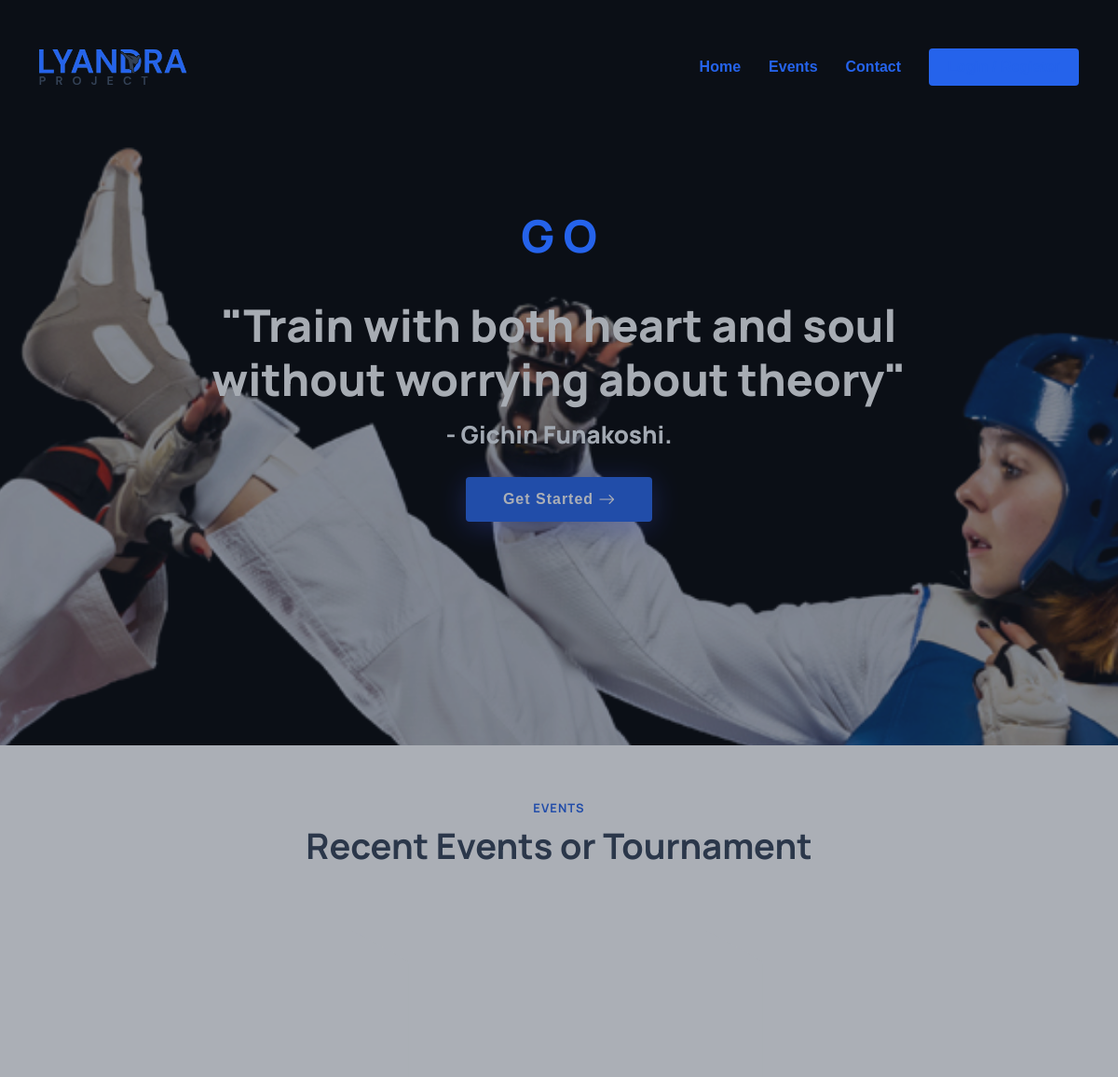
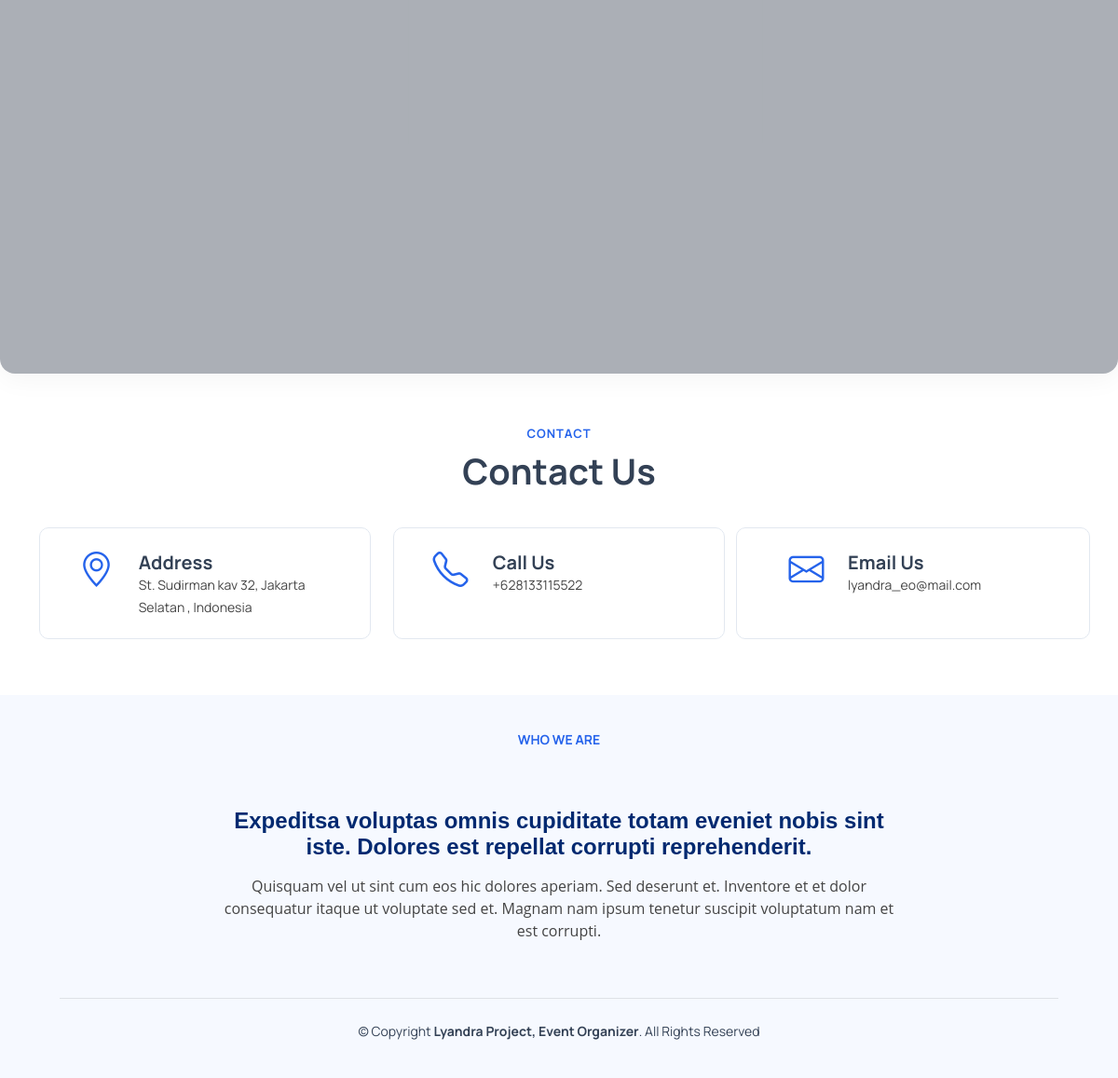
The page / on the database its author committed (2 pictures, top to bottom).
### tables this page shows
CREATE TABLE `about` (
  `id` int(10) NOT NULL,
  `email` varchar(255) DEFAULT NULL,
  `name` varchar(255) DEFAULT NULL,
  `phone` varchar(20) DEFAULT NULL,
  `address` text DEFAULT NULL,
  `about` text DEFAULT NULL
);

### application/controllers/HomepagePublic.php (called while the page is built, shortened)
<?php
class HomepagePublic extends CI_Controller
{
	function __construct()
	{
		$this->load->model('modelApp');
		$this->load->model('modelTournament');
		$this->load->helper('form');
		$this->load->helper('date');
		$this->load->helper('array');
		$this->load->library('form_validation');
		$this->load->helper('url');
		$this->load->helper('string');
		$this->load->helper('directory');
		$this->load->helper("file");
	}
	public function index()
	{
		$data['title'] 	 =  APP_NAME;
		$data['content'] = 'public/index';
		$data['item']  = $this->modelTournament->readAll();
		$this->load->view('master_public', $data);
	}
}

### index.php (called while the page is built, shortened)
<?php
require_once BASEPATH.'core/CodeIgniter.php';

### application/helpers/global_helper.php (called while the page is built, shortened)
<?php
function isLogin()
{
    $ci = &get_instance();
    return $ci->session->level != null;
}
function getCompanyData()
{
    $ci = &get_instance();
    return $ci->modelApp->findBy('about', 'id', '1');
}

### application/models/ModelTournament.php (called while the page is built, shortened)
<?php
class ModelTournament extends CI_Model
{
    function readAll()
    {
        $this->db->select('*');
        $this->db->from('tournament');
        $this->db->join('tournament_file', 'tournament.tournament_id = tournament_file.tournament_id','INNER');
        $this->db->join('tournament_condition', 'tournament.tournament_id = tournament_condition.tournament_id','INNER');
        return $this->db->get()->result_array();
    }
}

### application/models/ModelApp.php (called while the page is built, shortened)
<?php
class ModelApp extends CI_Model
{
    function findBy($table, $fieldName, $value)
    {
        $this->db->select('*');
        $this->db->from($table);
        $this->db->where($fieldName, $value);
        $query = $this->db->get();
        return $query->row_array();
    }
}

### application/views/public/index.php (the view, shortened to what this page needs)
<section id="events" class="events">
	<div class="container" data-aos="fade-up">
		<header class="section-header">
			<h2>Events</h2>
			<p>Recent Events or Tournament</p>
		</header>
		<div class="row mt-4 g-4 justify-content-center">
			<?php foreach ($item as $tourItem) : ?>
				<div class="col-lg-4" data-aos="flip-left">
					<div class="post-box">
						<div class="post-logo">
							<div class="overlay"></div>
						</div>
						<div class="post-img">
						</div>
						<span class="post-date">
						</span>
						<h3 class="post-title">
						</h3>
						<a href="javscript:void(0)" atid="<?= $tourItem['tournament_id']; ?>" class="stretched-link mt-auto readmore-event-trigger d-flex gx-2 align-items-center" data-bs-toggle="modal" data-bs-target="#eventDetailModal">
							<span class="me-2">Read More</span>
						</a>
					</div>
				</div>
			<?php endforeach; ?>
		</div>
	</div>
</section>
<section id="contact" class="contact">
	<div class="container" data-aos="fade-up">
		<header class="section-header">
			<h2>Contact</h2>
			<p>Contact Us</p>
		</header>
		<div class="row gy-4">
			<div class="container col-lg-12">
				<div class="row gy-4">
					<div class="col-md-4" data-aos="fade-down" data-aos-easing="ease-in-back" data-aos-delay="200" data-aos-offset="0">
						<div class="info-box d-flex flex-row justify-content-center">
							<div class="col-10 row">
								<div class="col-lg-2 col-2">
									<i class="bi bi-geo-alt"></i>
								</div>
								<div class="col-lg-10 col-10">
									<h3>Address</h3>
									<p><?= getCompanyData()['address']; ?></p>
								</div>
							</div>
						</div>
					</div>
					<div class="col-md-4" data-aos="fade-up" data-aos-easing="ease-in-back" data-aos-delay="400" data-aos-offset="0">
						<div class="info-box d-flex flex-row justify-content-center">
							<div class="col-10 row ">
								<div class="col-lg-2 col-2">
									<i class="bi bi-telephone"></i>
								</div>
								<div class="col-lg-10 col-10">
									<h3>Call Us</h3>
									<p><?= getCompanyData()['phone']; ?></p>
								</div>
							</div>
						</div>
					</div>
					<div class="col-md-4" data-aos="fade-down" data-aos-easing="ease-in-back" data-aos-delay="600" data-aos-offset="0">
						<div class="info-box row d-flex flex-row justify-content-center">
							<div class="col-10 row">
								<div class="col-lg-2 col-2">
									<i class="bi bi-envelope"></i>
								</div>
								<div class="col-lg-10 col-10">
									<h3>Email Us</h3>
									<p><?= getCompanyData()['email']; ?></p>
								</div>
							</div>
						</div>
					</div>
				</div>
			</div>
		</div>
	</div>
</section>
<section id="about" class="about">
	<div class="container-fluid" data-aos="fade-up">
		<div class="row gx-0">
			<div class="col-lg-12 d-flex flex-column justify-content-center" data-aos="fade-up" data-aos-delay="200">
				<div class="content row justify-content-center align-items-center">
					<div class="col-lg-8 text-center">
						<h3>Who We Are</h3>
						<h2 class="pt-5">
							<?= htmlspecialchars_decode(getCompanyData()['about']); ?>
						</h2>
					</div>
					<footer id="footer" class="footer">
						<div class="container">
							<div class="copyright row">
								<div class="col-md-12 border-top pt-4">
									&copy; Copyright <strong><span>Lyandra Project, Event Organizer</span></strong>. All Rights Reserved
								</div>
							</div>
						</div>
					</footer>
				</div>
			</div>
		</div>
	</div>
</section>

### application/views/master_public.php (shortened to what this page needs)
<!DOCTYPE html>
<html lang="en">
<head>
    <link href="<?php echo base_url() . 'assets/vendor/bootstrap/css/bootstrap.min.css'; ?>" rel="stylesheet">
    <link href="<?php echo base_url() . 'assets/vendor/bootstrap-icons/bootstrap-icons.css'; ?>" rel="stylesheet">
    <link href="<?php echo base_url() . 'assets/vendor/aos/aos.css'; ?>" rel="stylesheet">
    <link href="<?php echo base_url() . 'assets/vendor/remixicon/remixicon.css'; ?>" rel="stylesheet">
    <link href="<?php echo base_url() . 'assets/vendor/swiper/swiper-bundle.min.css'; ?>" rel="stylesheet">
    <link href="<?php echo base_url() . 'assets/vendor/glightbox/css/glightbox.min.css'; ?>" rel="stylesheet">
    <link href="<?php echo base_url() . 'assets/public_assets/css/style.css'; ?>" rel="stylesheet">
    <link href="<?php echo base_url() . 'assets/cms/css/vertical-layout-light/custom-tails.css'; ?>" rel="stylesheet">
</head>
<body class="body">
    <?php
    $this->load->view('partials/pub_header.php');
    $this->load->view('partials/pub_hero.php');
    ?>
    <main id="main">
        <?php $this->load->view($content); ?>
    </main>
</body>
</html>

### application/views/partials/pub_header.php (shortened to what this page needs)
<header id="header" class="header fixed-top">
    <div class="container-fluid container-xl d-flex align-items-center justify-content-between">
        <a href="index.html" class="logo d-flex align-items-center">
            <img src="<?= base_url() . 'assets/cms/images/app-img/lyandra_logo.svg'; ?>" height="50px"/>
        </a>
        <nav id="navbar" class="navbar">
            <ul>
                <li><a class="nav-link scrollto active" href="#hero">Home</a></li>
                <li><a class="nav-link scrollto" href="#events">Events</a></li>
                <li><a class="nav-link scrollto" href="#contact">Contact</a></li>
                <?php if (isLogin()) : ?>
                    <li class="dropdown">
                        <a href="javascript:void(0)">
                            <span><?= getUserData()['name']; ?></span> <i class="bi bi-chevron-down"></i>
                        </a>
                        <ul>
                            <li><a href="<?= base_url() . 'dashboard'; ?>">Dashboard</a></li>
                            <li><a href="<?= base_url() . 'auth/logout'; ?>">Logout</a></li>
                        </ul>
                    </li>
                <?php else : ?>
                    <li><a class="getstarted scrollto" href="<?= base_url() . 'auth'; ?>">Login / Register</a></li>
                <?php endif; ?>
            </ul>
        </nav>
    </div>
</header>

### application/views/partials/pub_hero.php (shortened to what this page needs)
<section id="hero" class="hero d-flex align-items-center">
    <div class="container">
        <div class="row align-items-center justify-content-center text-center">
            <h1 class="ml4 tex-center">
                <span class="letters letters-2">G O</span>
            </h1>
            <div class="col-lg-10 d-flex flex-column align-items-center text-center">
                <h1 data-aos="fade-down">
                    "Train with both heart and soul <br> without worrying about theory"
                </h1>
                <h2 data-aos="fade-up" data-aos-delay="600">
                    - Gichin Funakoshi.
                </h2>
                <div data-aos="fade-up" data-aos-delay="800">
                    <div class="text-center text-lg-start">
                        <a href="#events" class="btn-get-started scrollto d-inline-flex align-items-center justify-content-center align-self-center">
                            <span>Get Started</span>
                            <i class="bi bi-arrow-right"></i>
                        </a>
                    </div>
                </div>
            </div>
        </div>
    </div>
</section>

### rows shown on the page
about: address "St. Sudirman kav 32, Jakarta Selatan , Indonesia", phone "+628133115522", email "lyandra_eo@mail.com", about "Expeditsa voluptas omnis cupiditate totam eveniet nobis sint iste. Dolores est repellat corrupti reprehenderit. Quisquam vel ut sint cum eos hic dolores aperiam. Sed deserunt et. Inventore et et dolor consequatur itaque ut voluptate sed et. Magnam nam ipsum tenetur suscipit voluptatum nam et est corrupti."
